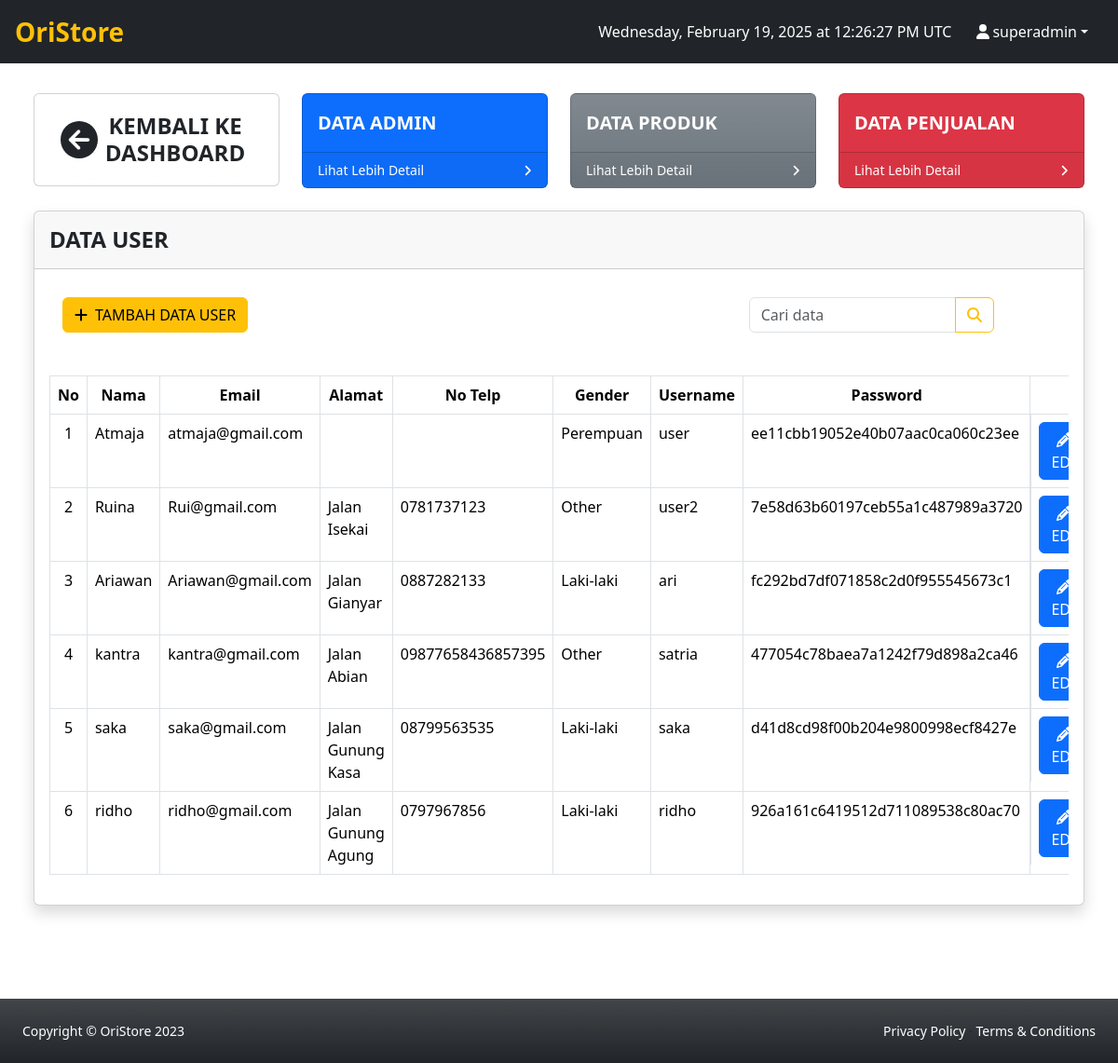
/page/sa/index?halaman=datauser (signed in), run on the app's committed database.
### tables this page shows
CREATE TABLE `user` (
  `id_user` int(10) UNSIGNED NOT NULL,
  `nama` varchar(100) NOT NULL,
  `email` varchar(100) NOT NULL,
  `alamat` varchar(100) NOT NULL,
  `notelp` varchar(20) NOT NULL,
  `gender` enum('Laki-laki','Perempuan','Other') NOT NULL,
  `username` varchar(50) NOT NULL,
  `password` varchar(50) NOT NULL,
  `role` enum('superadmin','admin','user') NOT NULL
);

### page/sa/template/datauser.php (the view, shortened to what this page needs)
<div class="container-fluid px-4 " style="margin-top:100px;">
    <div class="row">
        <div class="col-xl-3 col-md-6">
            <a href="index" class="text-decoration-none text-dark">
                <div class="card bg-white bg-gradient text-dark mb-4">
                    <div class="card-body">
                        <div class="container d-flex justify-content-evenly align-items-center text-center my-auto">
                            <i class="fa-solid fa-circle-arrow-left fs-1"></i>
                            <h1 class="text-uppercase fs-4 fw-bold text-center my-1">Kembali Ke Dashboard</h1>
                        </div>
                    </div>
                </div>
            </a>
        </div>
        <div class="col-xl-3 col-md-6">
            <div class="card bg-primary text-white mb-4">
                <div class="card-body text-uppercase fs-5 fw-bold ">Data Admin</div>
                <div class="card-footer d-flex align-items-center justify-content-between">
                    <a class="small text-white stretched-link text-decoration-none" href="index?halaman=dataadmin">Lihat Lebih Detail</a>
                    <div class="small text-white"><i class="fas fa-angle-right"></i></div>
                </div>
            </div>
        </div>
        <div class="col-xl-3 col-md-6">
            <div class="card bg-secondary bg-gradient text-white mb-4">
                <div class="card-body text-uppercase fs-5 fw-bold">Data Produk</div>
                <div class="card-footer d-flex align-items-center justify-content-between">
                    <a class="small text-white stretched-link text-decoration-none" href="index?halaman=dataproduk">Lihat Lebih Detail</a>
                    <div class="small text-white"><i class="fas fa-angle-right"></i></div>
                </div>
            </div>
        </div>
        <div class="col-xl-3 col-md-6">
            <div class="card bg-danger text-white mb-4">
                <div class="card-body text-uppercase fs-5 fw-bold">Data Penjualan</div>
                <div class="card-footer d-flex align-items-center justify-content-between">
                    <a class="small text-white stretched-link text-decoration-none" href="index?halaman=404">Lihat Lebih Detail</a>
                    <div class="small text-white"><i class="fas fa-angle-right"></i></div>
                </div>
            </div>
        </div>
    </div>
    <div class="card shadow mb-4">
        <div class="card-header py-3">
            <h4 class="m-0 fw-bold text-dark text-uppercase">Data User</h4>
        </div>
        <div class="row">
            <div class="col-lg-8">
                <button class="btn btn-warning text-uppercase " style="margin:30px;" role="button" data-bs-toggle="modal" data-bs-target="#ModalUser"><i class="fa-solid fa-plus me-2"></i>Tambah Data User</button>
            </div>
            <div class="col-lg-3">
                <form class="input-group mb-3" action="" method="post" style="margin-top:30px;">
                    <input type="text" class="form-control" placeholder="Cari data" name="query" aria-label="Cari data" aria-describedby="button-addon2">
                    <button class="btn btn-outline-warning " type="cari" name="cari" id="button-addon2"><i class="fa fa-search" aria-hidden="true"></i></button>
                </form>
            </div>
        </div>
        <div class="card-body">
            <div class="table-responsive">
                <table class="table table-bordered" id="dataTable" width="100%" cellspacing="0">
                    <thead>
                        <tr class="text-center">
                            <th>No</th>
                            <th>Nama</th>
                            <th>Email</th>
                            <th>Alamat</th>
                            <th>No Telp</th>
                            <th>Gender</th>
                            <th>Username</th>
                            <th>Password</th>
                            <th>Aksi</th>
                        </tr>
                    </thead>
                    <tbody>
                        <?php
                           include "../../config/koneksi.php";
                           $no = 1;
                           $query = $_POST['$query'];
                           if ($query != '') {
                               $select = mysqli_query($koneksi, "SELECT * FROM user WHERE nama LIKE '%$query%' OR email LIKE '%$query%' OR alamat LIKE '%$query%' OR notelp LIKE '%$query%' OR gender LIKE '%$gender%' OR username LIKE '%$username%' OR password LIKE '%$password%' ");
                           } else {
                               $select = mysqli_query($koneksi, "SELECT * FROM user WHERE role = 'user' ORDER BY id_user ASC");
                           }
                           while ($data = mysqli_fetch_array($select)) :
                           ?>
                            <tr>
                                <td class="text-center"><?= $no++ ?></td>
                                <td><?= $data['nama']; ?></td>
                                <td><?= $data['email']; ?></td>
                                <td><?= $data['alamat']; ?></td>
                                <td><?= $data['notelp']; ?></td>
                                <td><?= $data['gender']; ?></td>
                                <td><?= $data['username']; ?></td>
                                <td><?= $data['password']; ?></td>
                                <td class="d-flex">
                                    <button class="btn btn-primary text-uppercase" type="button" data-bs-toggle="modal" data-bs-target="#ModalEditUser<?= $data['id_user']; ?>"><i class="fa-solid fa-pencil me-2" aria-hidden="true"></i>Edit</button>
                                   </td>
                                <div class="modal fade" id="ModalEditUser<?= $data['id_user'] ?>" tabindex="-1" aria-hidden="true">
                                <?php endwhile; ?>
                            </tr>
                    </tbody>
                </table>
            </div>
        </div>
    </div>
</div>

### data on the page
user: nama "Atmaja", email "atmaja@gmail.com", gender "Perempuan", username "user", password "ee11cbb19052e40b07aac0ca060c23ee"
user: nama "Ruina", email "Rui@gmail.com", alamat "Jalan Isekai", notelp "0781737123", gender "Other", username "user2", password "7e58d63b60197ceb55a1c487989a3720"
user: nama "Ariawan", email "Ariawan@gmail.com", alamat "Jalan Gianyar", notelp "0887282133", gender "Laki-laki", username "ari", password "fc292bd7df071858c2d0f955545673c1"
user: nama "kantra", email "kantra@gmail.com", alamat "Jalan Abian", notelp "09877658436857395", gender "Other", username "satria", password "477054c78baea7a1242f79d898a2ca46"
user: nama "saka", email "saka@gmail.com", alamat "Jalan Gunung Kasa", notelp "08799563535", gender "Laki-laki", username "saka", password "d41d8cd98f00b204e9800998ecf8427e"
user: nama "ridho", email "ridho@gmail.com", alamat "Jalan Gunung Agung", notelp "0797967856", gender "Laki-laki", username "ridho", password "926a161c6419512d711089538c80ac70"

### other printed values
$_SESSION['username'] "superadmin"
